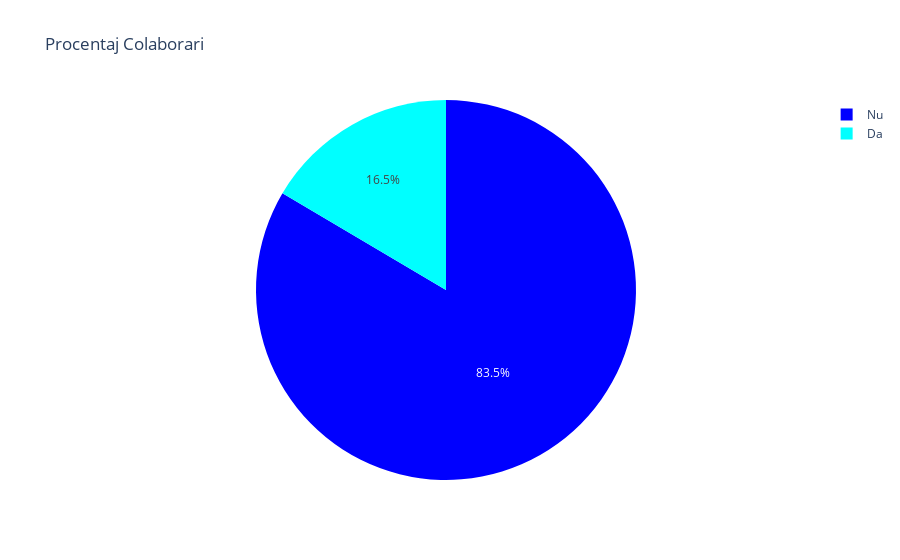

The notebook cell saved with this chart:
### Code cell
fig = px.pie(song_data, names="colab", color='colab',
                labels={'colab':'Colaborare'},
                 title="Procentaj Colaborari",
            color_discrete_map={'Da':'cyan',
                                 'Nu':'blue'})
fig.show()

### Figure 1 — Plotly figure (JSON) as saved in the notebook; plotly's stock layout.template omitted (floating-point values rounded to 4 significant figures; data arrays with more than 128 entries replaced by an {"elided": "..."} marker saying what was removed)
{"data": [{"customdata": {"elided": "1000x1 str values"}, "domain": {"x": [0, 1], "y": [0, 1]}, "hovertemplate": "Colaborare=%{customdata[0]}<extra></extra>", "labels": {"elided": "1000 str values"}, "legendgroup": "", "marker": {"colors": {"elided": "1000 str values"}}, "name": "", "showlegend": true, "type": "pie"}], "layout": {"legend": {"tracegroupgap": 0}, "title": {"text": "Procentaj Colaborari"}}}
